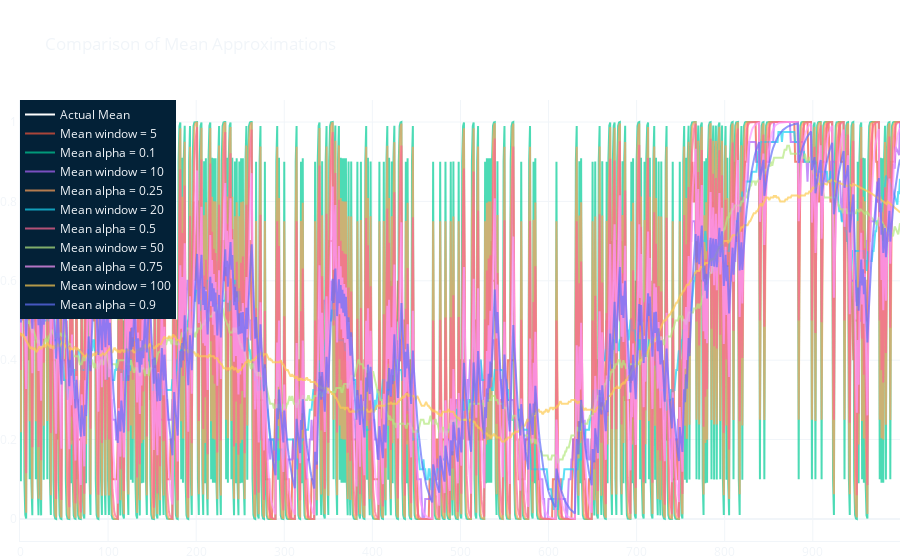

This figure's notebook cell:
### Code cell
N = 1000
p, std = non_stationary_bounded_random_walk(size=N)
games_results = (np.random.random(N) <= p).astype(int)


fig = go.Figure(layout=layout_dict | dict(title='Comparison of Mean Approximations'))

fig.add_trace(go.Scatter(y=p, line=dict(color='white'), name='Actual Mean'))

windows = [5, 10, 20, 50, 100]
alphas = [0.1, 0.25, 0.5, 0.75, 0.9]
for i in range(len(windows)):
    mu_window = apply_rolling_function(games_results, windows[i], np.mean)
    step_mu = step_mean(games_results, alphas[i])

    fig.add_trace(go.Scatter(y=mu_window, name=f'Mean window = {windows[i]}', opacity=0.7))
    fig.add_trace(go.Scatter(y=step_mu, name=f'Mean alpha = {alphas[i]}', opacity=0.7))

fig.show()

### Figure 1 — Plotly figure (JSON) as saved in the notebook; plotly's stock layout.template omitted (floating-point values rounded to 4 significant figures; data arrays with more than 128 entries replaced by an {"elided": "..."} marker saying what was removed)
{"data": [{"line": {"color": "white"}, "name": "Actual Mean", "type": "scatter", "y": {"elided": "1000 float values"}}, {"name": "Mean window = 5", "opacity": 0.7, "type": "scatter", "y": {"elided": "1000 float values"}}, {"name": "Mean alpha = 0.1", "opacity": 0.7, "type": "scatter", "y": {"elided": "1000 float values"}}, {"name": "Mean window = 10", "opacity": 0.7, "type": "scatter", "y": {"elided": "1000 float values"}}, {"name": "Mean alpha = 0.25", "opacity": 0.7, "type": "scatter", "y": {"elided": "1000 float values"}}, {"name": "Mean window = 20", "opacity": 0.7, "type": "scatter", "y": {"elided": "1000 float values"}}, {"name": "Mean alpha = 0.5", "opacity": 0.7, "type": "scatter", "y": {"elided": "1000 float values"}}, {"name": "Mean window = 50", "opacity": 0.7, "type": "scatter", "y": {"elided": "1000 float values"}}, {"name": "Mean alpha = 0.75", "opacity": 0.7, "type": "scatter", "y": {"elided": "1000 float values"}}, {"name": "Mean window = 100", "opacity": 0.7, "type": "scatter", "y": {"elided": "1000 float values"}}, {"name": "Mean alpha = 0.9", "opacity": 0.7, "type": "scatter", "y": {"elided": "1000 float values"}}], "layout": {"font": {"color": "#f1f5f9"}, "legend": {"bgcolor": "#032137", "x": 0, "y": 1}, "margin": {"b": 0, "l": 0, "r": 0}, "paper_bgcolor": "rgba(0,0,0,0)", "plot_bgcolor": "rgba(0,0,0,0)", "title": {"text": "Comparison of Mean Approximations"}, "xaxis": {"gridcolor": "#f1f5f9", "linecolor": "#f1f5f9", "zerolinecolor": "#f1f5f9"}, "yaxis": {"gridcolor": "#f1f5f9", "linecolor": "#f1f5f9", "zerolinecolor": "#f1f5f9"}}}
